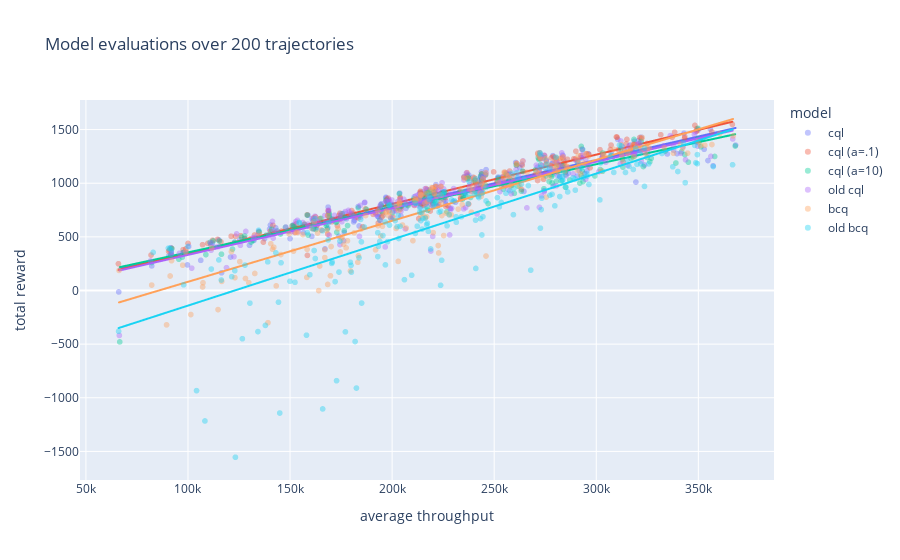

Write notebook code for a chart like this one.
### Code cell
px.scatter(summary_df2, x="average throughput", y="total reward", color="model", opacity=0.4, trendline="ols",
        title="Model evaluations over 200 trajectories")

### Figure 1 — Plotly figure (JSON) as saved in the notebook; plotly's stock layout.template omitted (floating-point values rounded to 4 significant figures; data arrays with more than 128 entries replaced by an {"elided": "..."} marker saying what was removed)
{"data": [{"hovertemplate": "model=cql<br>average throughput=%{x}<br>total reward=%{y}<extra></extra>", "legendgroup": "cql", "marker": {"color": "#636efa", "opacity": 0.4, "symbol": "circle"}, "mode": "markers", "name": "cql", "showlegend": true, "type": "scattergl", "x": {"elided": "200 float values"}, "xaxis": "x", "y": {"elided": "200 float values"}, "yaxis": "y"}, {"hovertemplate": "<b>OLS trendline</b><br>total reward = 0.00436111 * average throughput + -90.9162<br>R<sup>2</sup>=0.916228<br><br>model=cql<br>average throughput=%{x}<br>total reward=%{y} <b>(trend)</b><extra></extra>", "legendgroup": "cql", "marker": {"color": "#636efa", "symbol": "circle"}, "mode": "lines", "name": "cql", "showlegend": false, "type": "scattergl", "x": {"elided": "200 float values"}, "xaxis": "x", "y": {"elided": "200 float values"}, "yaxis": "y"}, {"hovertemplate": "model=cql (a=.1)<br>average throughput=%{x}<br>total reward=%{y}<extra></extra>", "legendgroup": "cql (a=.1)", "marker": {"color": "#EF553B", "opacity": 0.4, "symbol": "circle"}, "mode": "markers", "name": "cql (a=.1)", "showlegend": true, "type": "scattergl", "x": {"elided": "200 float values"}, "xaxis": "x", "y": {"elided": "200 float values"}, "yaxis": "y"}, {"hovertemplate": "<b>OLS trendline</b><br>total reward = 0.004598 * average throughput + -112.822<br>R<sup>2</sup>=0.952681<br><br>model=cql (a=.1)<br>average throughput=%{x}<br>total reward=%{y} <b>(trend)</b><extra></extra>", "legendgroup": "cql (a=.1)", "marker": {"color": "#EF553B", "symbol": "circle"}, "mode": "lines", "name": "cql (a=.1)", "showlegend": false, "type": "scattergl", "x": {"elided": "200 float values"}, "xaxis": "x", "y": {"elided": "200 float values"}, "yaxis": "y"}, {"hovertemplate": "model=cql (a=10)<br>average throughput=%{x}<br>total reward=%{y}<extra></extra>", "legendgroup": "cql (a=10)", "marker": {"color": "#00cc96", "opacity": 0.4, "symbol": "circle"}, "mode": "markers", "name": "cql (a=10)", "showlegend": true, "type": "scattergl", "x": {"elided": "200 float values"}, "xaxis": "x", "y": {"elided": "200 float values"}, "yaxis": "y"}, {"hovertemplate": "<b>OLS trendline</b><br>total reward = 0.00410925 * average throughput + -55.6564<br>R<sup>2</sup>=0.910185<br><br>model=cql (a=10)<br>average throughput=%{x}<br>total reward=%{y} <b>(trend)</b><extra></extra>", "legendgroup": "cql (a=10)", "marker": {"color": "#00cc96", "symbol": "circle"}, "mode": "lines", "name": "cql (a=10)", "showlegend": false, "type": "scattergl", "x": {"elided": "200 float values"}, "xaxis": "x", "y": {"elided": "200 float values"}, "yaxis": "y"}, {"hovertemplate": "model=old cql<br>average throughput=%{x}<br>total reward=%{y}<extra></extra>", "legendgroup": "old cql", "marker": {"color": "#ab63fa", "opacity": 0.4, "symbol": "circle"}, "mode": "markers", "name": "old cql", "showlegend": true, "type": "scattergl", "x": {"elided": "200 float values"}, "xaxis": "x", "y": {"elided": "200 float values"}, "yaxis": "y"}, {"hovertemplate": "<b>OLS trendline</b><br>total reward = 0.00434171 * average throughput + -101.951<br>R<sup>2</sup>=0.865782<br><br>model=old cql<br>average throughput=%{x}<br>total reward=%{y} <b>(trend)</b><extra></extra>", "legendgroup": "old cql", "marker": {"color": "#ab63fa", "symbol": "circle"}, "mode": "lines", "name": "old cql", "showlegend": false, "type": "scattergl", "x": {"elided": "200 float values"}, "xaxis": "x", "y": {"elided": "200 float values"}, "yaxis": "y"}, {"hovertemplate": "model=bcq<br>average throughput=%{x}<br>total reward=%{y}<extra></extra>", "legendgroup": "bcq", "marker": {"color": "#FFA15A", "opacity": 0.4, "symbol": "circle"}, "mode": "markers", "name": "bcq", "showlegend": true, "type": "scattergl", "x": {"elided": "200 float values"}, "xaxis": "x", "y": {"elided": "200 float values"}, "yaxis": "y"}, {"hovertemplate": "<b>OLS trendline</b><br>total reward = 0.00568379 * average throughput + -487.269<br>R<sup>2</sup>=0.845507<br><br>model=bcq<br>average throughput=%{x}<br>total reward=%{y} <b>(trend)</b><extra></extra>", "legendgroup": "bcq", "marker": {"color": "#FFA15A", "symbol": "circle"}, "mode": "lines", "name": "bcq", "showlegend": false, "type": "scattergl", "x": {"elided": "200 float values"}, "xaxis": "x", "y": {"elided": "200 float values"}, "yaxis": "y"}, {"hovertemplate": "model=old bcq<br>average throughput=%{x}<br>total reward=%{y}<extra></extra>", "legendgroup": "old bcq", "marker": {"color": "#19d3f3", "opacity": 0.4, "symbol": "circle"}, "mode": "markers", "name": "old bcq", "showlegend": true, "type": "scattergl", "x": {"elided": "200 float values"}, "xaxis": "x", "y": {"elided": "200 float values"}, "yaxis": "y"}, {"hovertemplate": "<b>OLS trendline</b><br>total reward = 0.00615666 * average throughput + -756.462<br>R<sup>2</sup>=0.590112<br><br>model=old bcq<br>average throughput=%{x}<br>total reward=%{y} <b>(trend)</b><extra></extra>", "legendgroup": "old bcq", "marker": {"color": "#19d3f3", "symbol": "circle"}, "mode": "lines", "name": "old bcq", "showlegend": false, "type": "scattergl", "x": {"elided": "200 float values"}, "xaxis": "x", "y": {"elided": "200 float values"}, "yaxis": "y"}], "layout": {"legend": {"title": {"text": "model"}, "tracegroupgap": 0}, "title": {"text": "Model evaluations over 200 trajectories"}, "xaxis": {"anchor": "y", "domain": [0, 1], "title": {"text": "average throughput"}}, "yaxis": {"anchor": "x", "domain": [0, 1], "title": {"text": "total reward"}}}}
